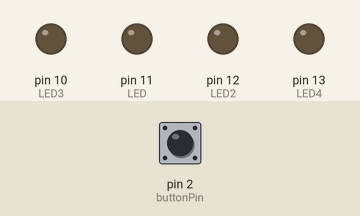
Recording of a sketch running on a simulated Arduino Uno, built with avr-gcc and run on an emulated ATmega328P. On the bench: output pins drawn as LEDs (lit = HIGH). Inputs (shaded band) come from the test bench; at power-on: pin 2 (buttonPin) LOW.

Above: at 1.2 s.
1.3 s: pin 2 (buttonPin) pulled HIGH for 0.15 s
At 4.1 s:
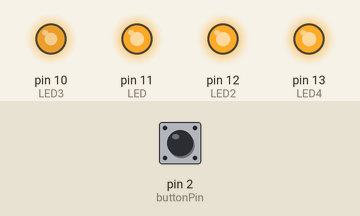
At 6.2 s:
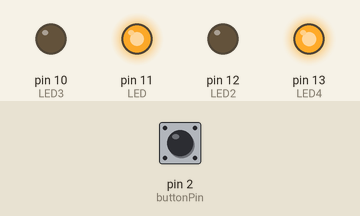
7.3 s: pin 2 (buttonPin) pulled HIGH for 1 s
At 8.7 s:
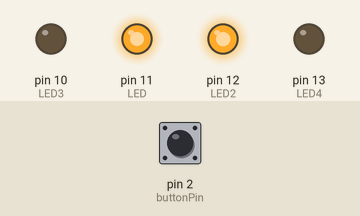
10.4 s: pin 2 (buttonPin) pulled HIGH for 3.2 s
Timing chart, 0 to 19.4 s (numbered marks = the images above; inputs shaded):
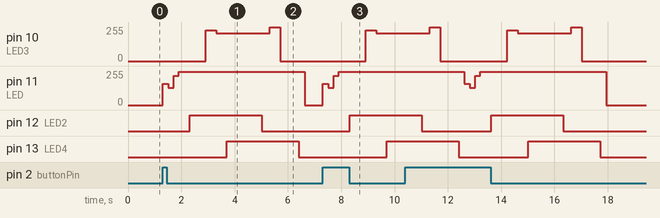

The sketch:

PWM.ino
```cpp
const int buttonPin = 2;
const int LED = 11;
const int LED2 = 12;
const int LED3 = 10;
const int LED4 = 13;

int buttonState = 0;

void setup() {
  // put your setup code here, to run once:
pinMode(LED, OUTPUT);
pinMode(buttonPin, INPUT);

pinMode(LED2, OUTPUT);
pinMode(LED3, OUTPUT);
pinMode(LED4, OUTPUT);

}

void loop() {
  // put your main code here, to run repeatedly:
buttonState = digitalRead(buttonPin);
delay(10);

if(buttonState == HIGH){


analogWrite(LED, 160);
delay(200);
analogWrite(LED, 130);
delay(200);

analogWrite(LED, 1500);
delay(200);

analogWrite(LED, 250);
delay(200);
analogWrite(LED, 250);
delay(200);


analogWrite(LED2, 240);
delay(300);
analogWrite(LED2, 250);
delay(300);

analogWrite(LED3, 230);
delay(400);
analogWrite(LED3, 210);
delay(400);

analogWrite(LED4, 210);
delay(500);
analogWrite(LED4, 220);
delay(500);


digitalWrite(LED2, HIGH);
delay(300);

digitalWrite(LED2, LOW);
delay(300);

digitalWrite(LED3, HIGH);
delay(400);
digitalWrite(LED3, LOW);
delay(300);

digitalWrite(LED4, HIGH);
delay(400);
digitalWrite(LED4, LOW);
delay(200);

}
else {
  digitalWrite(LED, LOW);

}
}
```

Measured:
- after the input at 1.3 s, pin 10 (LED3): 0/255 → 230/255 after 1.6 s, → 210/255 0.40 s later, → 255/255 2.0 s later, → 0/255 0.40 s later; pin 11 (LED): 0/255 → 160/255 at once, → 130/255 0.20 s later, → 220/255 0.20 s later, → 250/255 0.20 s later, … (5 changes in this stretch)
- after the input at 7.3 s, pin 10 (LED3): 0/255 → 230/255 after 1.6 s, → 210/255 0.40 s later; pin 11 (LED): 0/255 → 160/255 at once, → 130/255 0.20 s later, → 220/255 0.20 s later, → 250/255 0.20 s later; pin 12 (LED2): LOW → HIGH after 1.0 s; pin 13 (LED4): LOW → HIGH after 2.4 s
